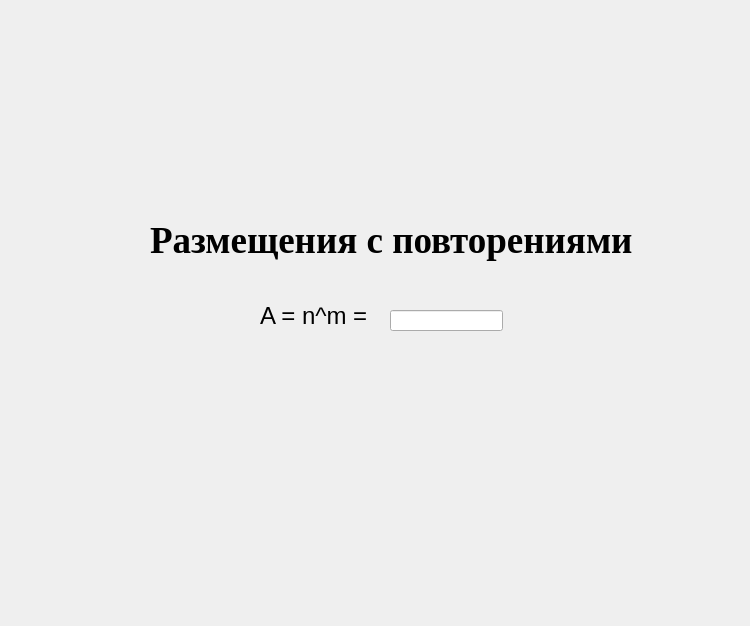
<?xml version="1.0" encoding="UTF-8"?>
<ui version="4.0">
 <class>Dialog</class>
 <widget class="QDialog" name="Dialog">
  <property name="geometry">
   <rect>
    <x>0</x>
    <y>0</y>
    <width>750</width>
    <height>626</height>
   </rect>
  </property>
  <property name="windowTitle">
   <string>Dialog</string>
  </property>
  <widget class="QLabel" name="label">
   <property name="geometry">
    <rect>
     <x>150</x>
     <y>220</y>
     <width>483</width>
     <height>41</height>
    </rect>
   </property>
   <property name="font">
    <font>
     <family>Times New Roman</family>
     <pointsize>28</pointsize>
     <bold>true</bold>
    </font>
   </property>
   <property name="text">
    <string>Размещения с повторениями</string>
   </property>
  </widget>
  <widget class="QLabel" name="label_2">
   <property name="geometry">
    <rect>
     <x>260</x>
     <y>300</y>
     <width>126</width>
     <height>32</height>
    </rect>
   </property>
   <property name="font">
    <font>
     <pointsize>18</pointsize>
    </font>
   </property>
   <property name="text">
    <string>A = n^m = </string>
   </property>
  </widget>
  <widget class="QLineEdit" name="Placements_repetitions_answer">
   <property name="geometry">
    <rect>
     <x>390</x>
     <y>310</y>
     <width>113</width>
     <height>21</height>
    </rect>
   </property>
  </widget>
 </widget>
 <resources/>
 <connections/>
</ui>
